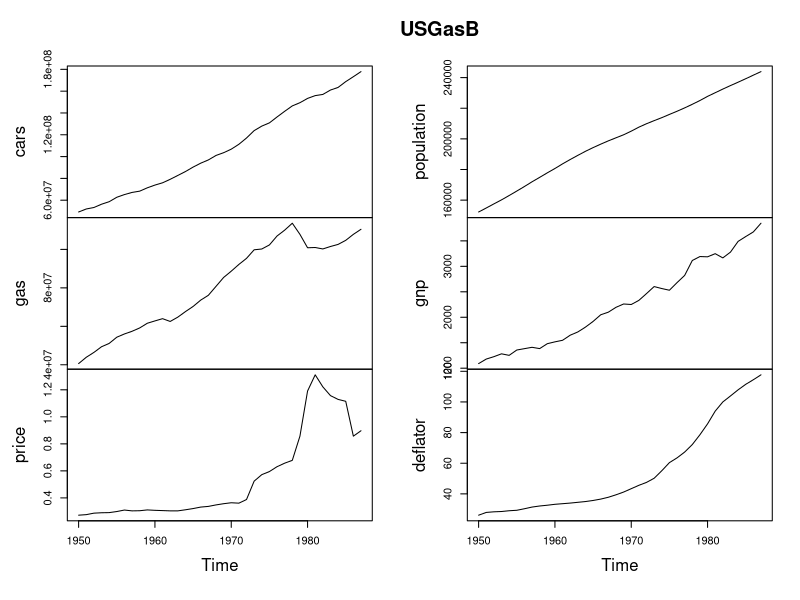

Recreate this plot in R.
library(AER)


### Name: USGasB
### Title: US Gasoline Market Data (1950-1987, Baltagi)
### Aliases: USGasB
### Keywords: datasets

### ** Examples

data("USGasB")
plot(USGasB)
